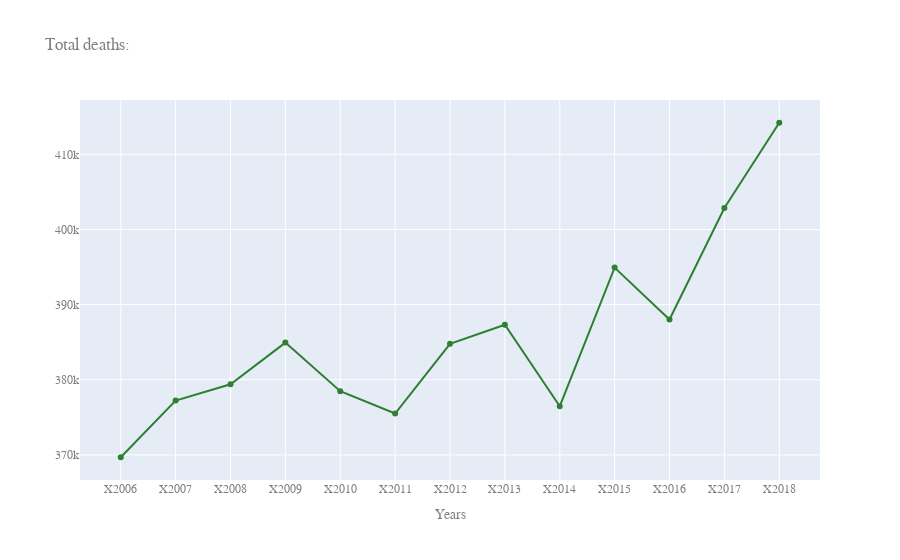

Notebook code for this chart:
### Markdown cell above
2-17: Deaths by Voivodships (2: total)

### Code cell
df = pd.DataFrame(pd.read_csv("~/Desktop/Micro project/deaths1.csv", 
                              index_col=0) )[['YEAR', 'TOTAL']].copy()
fig = go.Figure()
fig.add_trace(go.Scatter(
                x=df.YEAR,
                y=df['TOTAL'],
                name="TOTAL",
                line_color='darkgreen',
                opacity=0.8))

fig.update_layout(title="Total deaths:",
    xaxis_title="Years",
    font=dict(
        family="Courier New, monospace, bold",
        color="#7f7f7f"
    )
)

### Figure 1 — Plotly figure (JSON) as saved in the notebook; plotly's stock layout.template omitted (floating-point values rounded to 4 significant figures)
{"data": [{"line": {"color": "darkgreen"}, "name": "TOTAL", "opacity": 0.8, "type": "scatter", "x": ["X2006", "X2007", "X2008", "X2009", "X2010", "X2011", "X2012", "X2013", "X2014", "X2015", "X2016", "X2017", "X2018"], "y": [369686, 377226, 379399, 384940, 378478, 375501, 384788, 387312, 376467, 394921, 388009, 402852, 414200]}], "layout": {"font": {"color": "#7f7f7f", "family": "Courier New, monospace, bold"}, "title": {"text": "Total deaths:"}, "xaxis": {"title": {"text": "Years"}}}}
